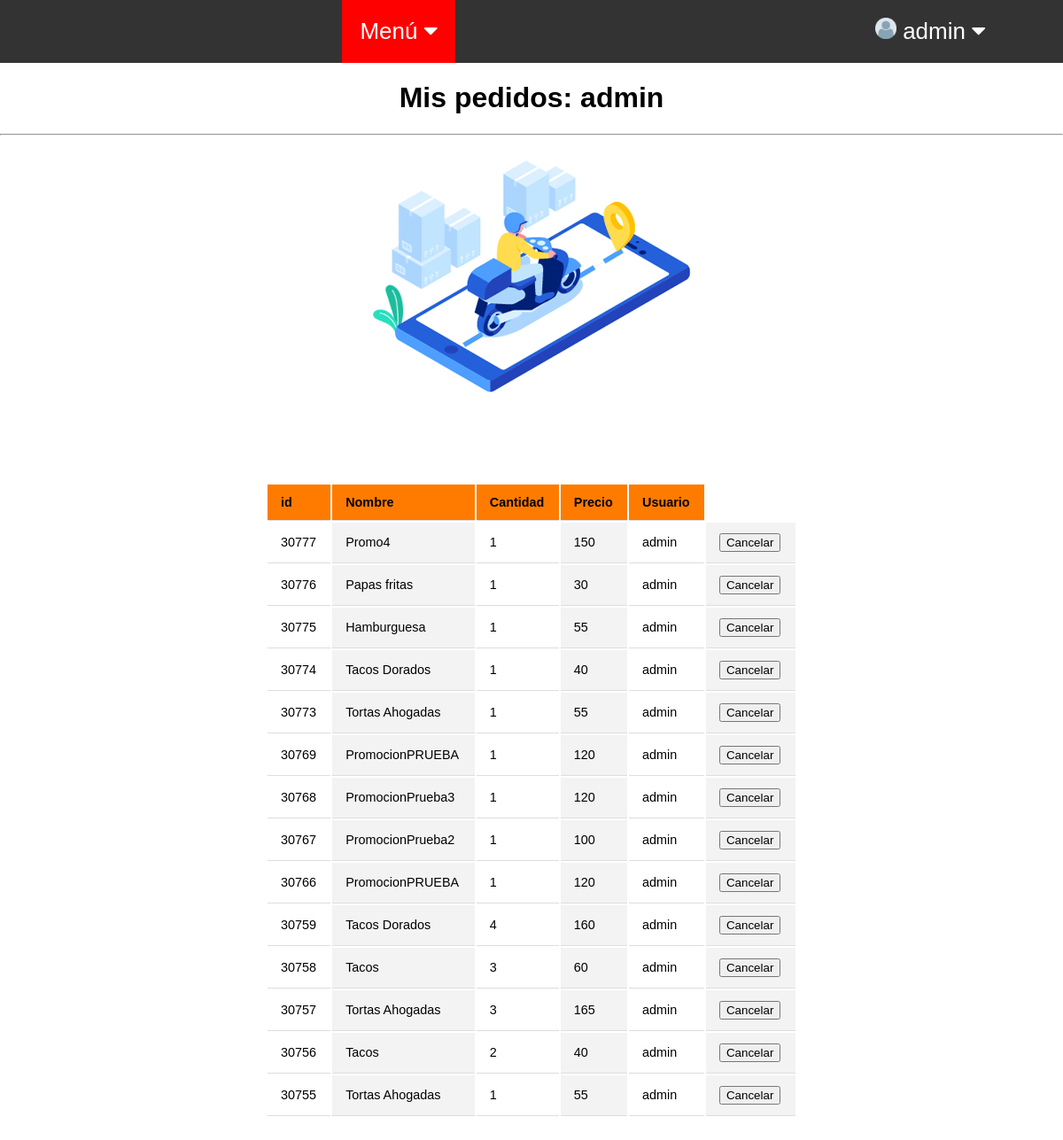
/Views/php/mispedidos.php (signed in), run on the app's committed database.
### tables this page shows
CREATE TABLE `ordenes` (
  `id` int NOT NULL AUTO_INCREMENT,
  `nombre` varchar(45) NOT NULL,
  `cantidad` int NOT NULL,
  `precio` int NOT NULL,
  `usuario` varchar(45) NOT NULL,
  PRIMARY KEY (`id`)
);

### Views/php/mispedidos.php (the view, shortened to what this page needs)
<?php
    $usuario = $_SESSION['usuario'];
    $mensaje = "SELECT * FROM ordenes WHERE usuario = '$usuario' ORDER BY id DESC";
?>
<!DOCTYPE html>
<html lang="en">
<head>
    <link rel="stylesheet" href="/PROYECTO/Views/css/style.css">
    <link rel="stylesheet" href="/PROYECTO/Views/css/admin.css">
</head>
<body>
    <?php include('header.php') ?>
    <div>
        <h1 style="text-align: center;"> Mis pedidos: <?php echo $_SESSION['usuario'] ?> </h1>
    </div>
    <hr style="width:100%;text-align:left;margin-left:0">
    <div style="text-align: center;">
        <img src="/PROYECTO/Views/images/delivery.gif" style="width=100%; height=100%;">
    </div>
    <div class="tabla-pedidos">
        <table>
            <tr>
                <th>id</th>
                <th>Nombre</th>
                <th>Cantidad</th>
                <th>Precio</th>
                <th>Usuario</th>
            </tr>
            <?php $resultado = mysqli_query($connection, $mensaje);
            while($row = mysqli_fetch_assoc($resultado))
            { ?>
                <tr>
                    <td> <?php echo $row["id"] ?> </td>
                    <td> <?php echo $row["nombre"]?> </td>
                    <td> <?php echo $row["cantidad"]?> </td>
                    <td> <?php echo $row["precio"]?> </td>
                    <td> <?php echo $row["usuario"]?> </td>
                    <td>
                        <form method="POST" id="form_eliminar_<?php echo $row['id']; ?>" action="/PROYECTO/Views/php/mispedidos.php">
                            <input type="submit" value="Cancelar">
                        </form>
                    </td>
                </tr>
            <?php } mysqli_free_result($resultado); ?>
        </table>
    </div>
    <br><br><br><br><br><br>
</body>
</html>

### Views/css/admin.css (style rules this page uses)
.tabla-pedidos { margin: 25px 0; font-size: 0.9em; width: 600px; height: auto; margin: 80px auto; display: flex; flex-direction: column; }
.tabla-pedidos th { background-color: rgb(255, 123, 0); text-align: left; font-weight: bold; }
.tabla-pedidos th, .tabla-pedidos td { padding: 12px 15px; border-bottom: 1px solid #dddddd; }
.tabla-pedidos td:nth-of-type(even) { background-color: #f3f3f3; }

### Views/css/style_admin.css (style rules this page uses)
* { box-sizing: border-box; }
html, body { width: 100%; height: 100%; margin: 0; background-color: #FFFFFF; Font-family: Arial, Helvetica, sans-serif; }

### data on the page
ordenes: id "30777", nombre "Promo4", cantidad "1", precio "150", usuario "admin"
ordenes: id "30776", nombre "Papas fritas", cantidad "1", precio "30", usuario "admin"
ordenes: id "30775", nombre "Hamburguesa", cantidad "1", precio "55", usuario "admin"
ordenes: id "30774", nombre "Tacos Dorados", cantidad "1", precio "40", usuario "admin"
ordenes: id "30773", nombre "Tortas Ahogadas", cantidad "1", precio "55", usuario "admin"
ordenes: id "30769", nombre "PromocionPRUEBA", cantidad "1", precio "120", usuario "admin"
ordenes: id "30768", nombre "PromocionPrueba3", cantidad "1", precio "120", usuario "admin"
ordenes: id "30767", nombre "PromocionPrueba2", cantidad "1", precio "100", usuario "admin"
ordenes: id "30766", nombre "PromocionPRUEBA", cantidad "1", precio "120", usuario "admin"
ordenes: id "30759", nombre "Tacos Dorados", cantidad "4", precio "160", usuario "admin"
ordenes: id "30758", nombre "Tacos", cantidad "3", precio "60", usuario "admin"
ordenes: id "30757", nombre "Tortas Ahogadas", cantidad "3", precio "165", usuario "admin"
ordenes: id "30756", nombre "Tacos", cantidad "2", precio "40", usuario "admin"
ordenes: id "30755", nombre "Tortas Ahogadas", cantidad "1", precio "55", usuario "admin"

### other printed values
$_SESSION['usuario'] "admin"
